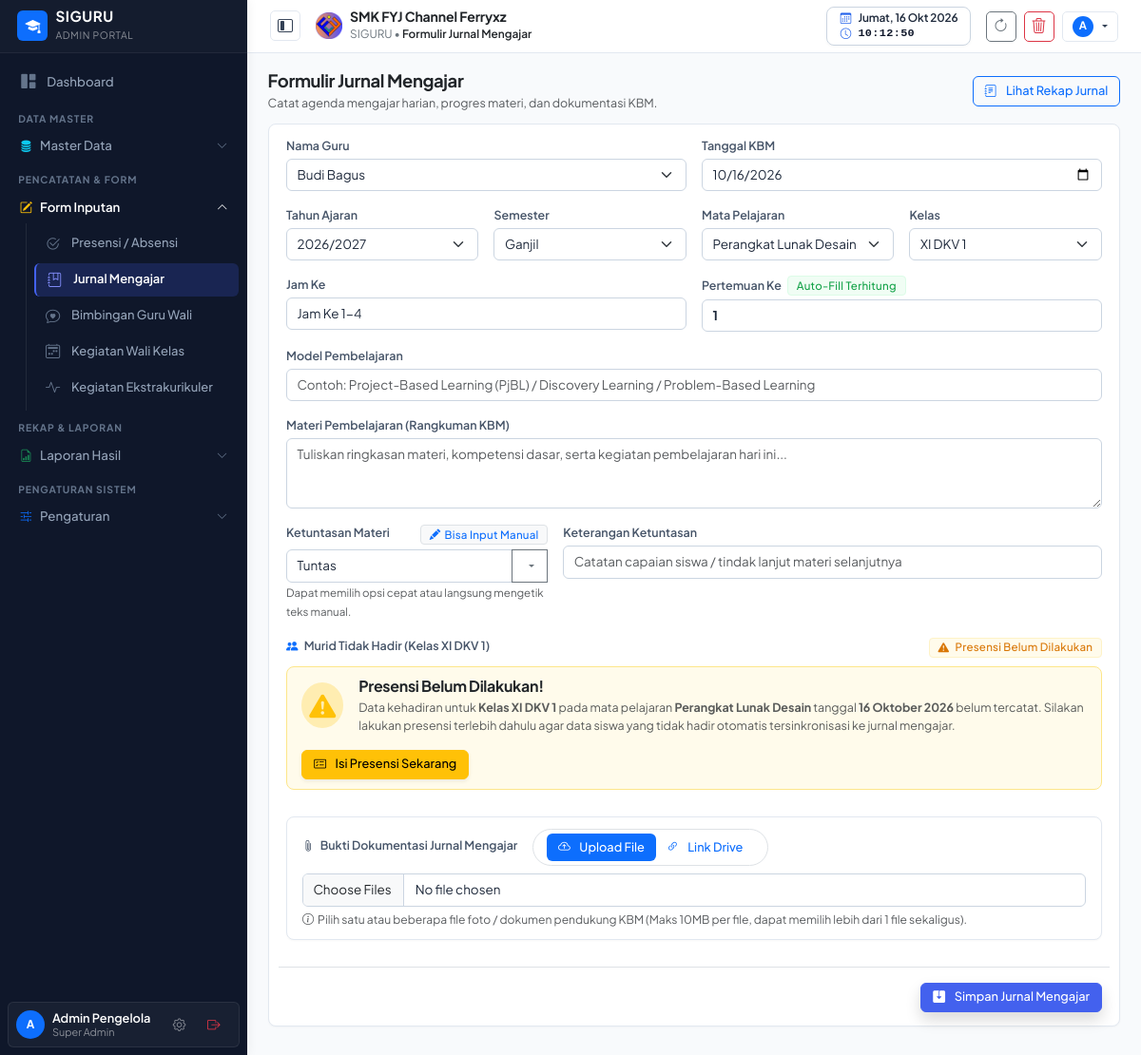
The page /form-jurnal.php (signed in) on the database its author committed.
### tables this page shows
CREATE TABLE pengaturan (
    id INTEGER PRIMARY KEY AUTOINCREMENT,
    logo TEXT DEFAULT 'assets/images/logo.png',
    nama_sekolah TEXT DEFAULT 'SMK NEGERI 1 CONTOH',
    tahun_ajaran TEXT DEFAULT '2026/2027',
    semester TEXT DEFAULT 'Ganjil',
    kelas TEXT DEFAULT 'X RPL 1, X RPL 2, XI RPL 1, XI RPL 2, XII RPL 1, XII RPL 2',
    mata_pelajaran TEXT DEFAULT 'Matematika, Bahasa Indonesia, Pemrograman Web, Basis Data, Bahasa Inggris, PJOK, Pendidikan Agama',
    folder_jurnal TEXT,
    folder_foto TEXT,
    folder_guru_wali TEXT,
    folder_wali TEXT,
    folder_ekstra TEXT,
    link_db_absen TEXT,
    link_db_jurnal TEXT,
    link_db_guru_wali TEXT,
    link_db_wali TEXT,
    link_db_ekstra TEXT,
    list_ekstrakurikuler TEXT DEFAULT 'Pramuka, Paskibra, Futsal, Basket, Rohis, PMR, Desain Grafis, Robotik',
    kepala_sekolah TEXT DEFAULT 'Drs. H. Ahmad Fauzi, M.Pd.',
    nip_kepala_sekolah TEXT DEFAULT '19750815 199903 1 002'
, kop_surat TEXT DEFAULT 'assets/images/kop_surat.png', kop_size TEXT DEFAULT '90', kabupaten TEXT DEFAULT 'Klungkung', ttd_kepsek TEXT DEFAULT 'https://drive.google.com/thumbnail?id=1GUfUommgYjV-cnhU0tTB8kRJy8iXagkI', list_tahun_ajaran TEXT DEFAULT '["2025/2026", "2026/2027", "2027/2028"]');

### form-jurnal.php (the view, shortened to what the rows shown need)
<?php
require_once __DIR__ . '/config/helper.php';
$settings = getSettings();
$taList = getDaftarTahunAjaran();
$tahunAjaran = $_GET['ta'] ?? ($_GET['tahun_ajaran'] ?? ($settings['tahun_ajaran'] ?? '2026/2027'));
$semester = $_GET['semester'] ?? ($settings['semester'] ?? 'Ganjil');
require_once __DIR__ . '/views/header.php';
?>
<main class="content-wrapper">
    <div class="card card-table p-4">
        <form method="POST" action="form-jurnal.php" enctype="multipart/form-data">
            <div class="row g-3">
                <div class="col-md-3">
                    <label class="form-label fw-semibold small text-secondary">Tahun Ajaran</label>
                    <select name="tahun_ajaran" id="journalTA" class="form-select" onchange="reloadJournalContext()">
                        <?php foreach ($taList as $taItem): ?>
                            <option value="<?= htmlspecialchars($taItem) ?>" <?= $tahunAjaran === $taItem ? 'selected' : '' ?>><?= htmlspecialchars($taItem) ?></option>
                        <?php endforeach; ?>
                    </select>
                </div>
                <div class="col-md-3">
                    <label class="form-label fw-semibold small text-secondary">Semester</label>
                    <select name="semester" id="journalSemester" class="form-select" onchange="reloadJournalContext()">
                        <option value="Ganjil" <?= $semester === 'Ganjil' ? 'selected' : '' ?>>Ganjil</option>
                    </select>
                </div>
            </div>
        </form>
    </div>
</main>
<?php require_once __DIR__ . '/views/footer.php'; ?>

### views/header.php (shortened to what the rows shown need)
<?php
require_once __DIR__ . '/../config/helper.php';
$settings = getSettings();
?>
<!DOCTYPE html>
<html lang="id">
<head>
    <link href="https://cdn.jsdelivr.net/npm/bootstrap@5.3.2/dist/css/bootstrap.min.css" rel="stylesheet">
    <link rel="stylesheet" href="https://cdn.jsdelivr.net/npm/bootstrap-icons@1.11.3/font/bootstrap-icons.min.css">
    <link rel="stylesheet" href="https://cdnjs.cloudflare.com/ajax/libs/font-awesome/6.5.1/css/all.min.css">
    <link rel="stylesheet" href="assets/css/style.css?v=<?= time() ?>">
</head>
<body>
<header class="main-header d-flex align-items-center justify-content-between px-3 px-md-4">
    <div class="d-flex align-items-center gap-2 gap-md-3">
        <div class="d-flex align-items-center gap-2">
            <img src="<?= htmlspecialchars($settings['logo'] ?? 'assets/images/logo.png') ?>" alt="Logo" class="rounded" style="height: 28px; width: 28px; object-fit: contain;">
            <div>
                <span class="d-none d-md-block fw-bold text-dark mb-0" style="font-size: 0.88rem; line-height: 1.15; letter-spacing: -0.01em;">
                    <?= htmlspecialchars($settings['nama_sekolah'] ?? 'SMK FYJ Channel Ferryxz') ?>
                </span>
                <span class="text-secondary small" style="line-height: 1.1; font-size: 0.74rem;">
                    SIGURU &bull; <span class="fw-semibold text-dark"><?= htmlspecialchars($pageTitle ?? 'Dashboard') ?></span>
                </span>
            </div>
        </div>
    </div>
</header>

### rows shown on the page
pengaturan: logo (picture), nama_sekolah "SMK FYJ Channel Ferryxz", tahun_ajaran "2026/2027", semester "Ganjil"

### other values the page prints
$pageTitle "Formulir Jurnal Mengajar"
substr($user['nama'] ?: 'U', 0, 1) "A"
substr($currentUserData['nama'] ?? 'U', 0, 1) "A"
$currentUserData['nama'] "Admin Pengelola"
$currentUserData['hak_akses'] "Super Admin"
$selectedKelas "XI DKV 1"
$selectedMapel "Perangkat Lunak Desain"
form field nama_guru "Budi Bagus"
form field mata_pelajaran "Perangkat Lunak Desain"
form field kelas "XI DKV 1"
